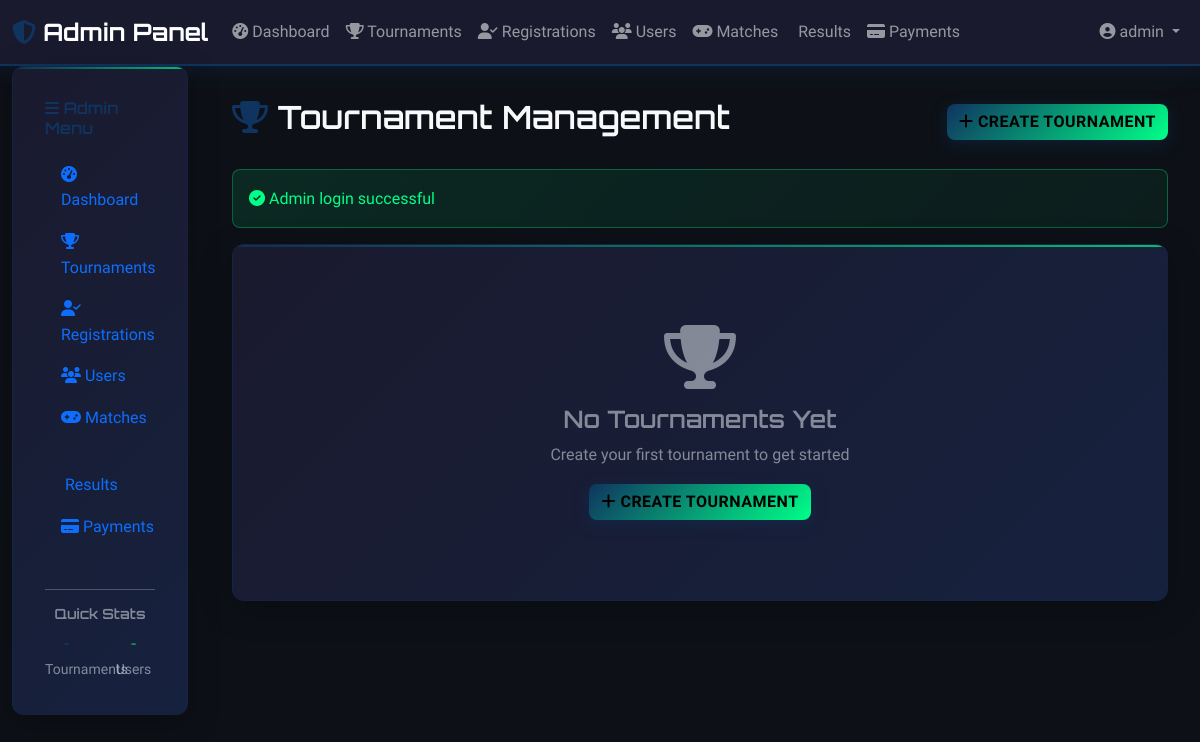
/admin/tournaments.php (signed in), run on an earlier commit of the app's database.
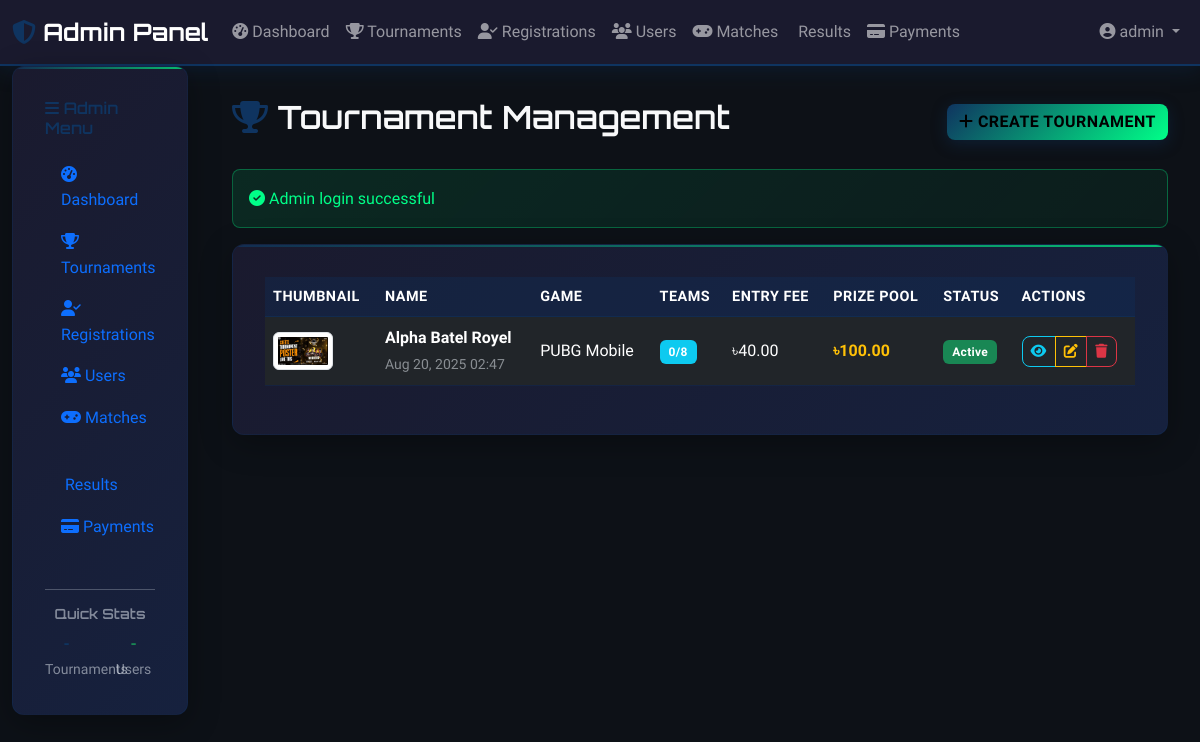
And on a later commit of the database.
### tables this page shows
CREATE TABLE tournaments (
                    id INTEGER PRIMARY KEY AUTOINCREMENT,
                    name VARCHAR(200) NOT NULL,
                    description TEXT,
                    game_type VARCHAR(100) NOT NULL,
                    max_teams INTEGER NOT NULL,
                    entry_fee DECIMAL(10,2) DEFAULT 0,
                    prize_pool DECIMAL(10,2) DEFAULT 0,
                    start_date DATETIME,
                    end_date DATETIME,
                    status VARCHAR(20) DEFAULT 'upcoming',
                    thumbnail VARCHAR(255),
                    created_at DATETIME DEFAULT CURRENT_TIMESTAMP,
                    updated_at DATETIME DEFAULT CURRENT_TIMESTAMP
                );

### includes/functions.php (called while the page is built, shortened)
<?php
function formatTaka($amount) {
    return '৳' . number_format($amount, 2);
}
function getFlashMessage() {
    if (isset($_SESSION['flash_message'])) {
        $message = $_SESSION['flash_message'];
        $type = $_SESSION['flash_type'] ?? 'info';
        return ['message' => $message, 'type' => $type];
    }
    return null;
}
function formatDate($date, $format = 'M d, Y H:i') {
    return date($format, strtotime($date));
}
?>

### admin/tournaments.php (the view, shortened to what this page needs)
<?php
require_once '../config/config.php';
$action = $_GET['action'] ?? 'list';
$success = '';
if ($action === 'list') {
    $stmt = $pdo->query("
        SELECT t.*,
               COUNT(tr.id) as registered_teams,
               (SELECT COUNT(*) FROM matches WHERE tournament_id = t.id) as total_matches
        FROM tournaments t
        LEFT JOIN tournament_registrations tr ON t.id = tr.tournament_id AND tr.status = 'approved'
        GROUP BY t.id
        ORDER BY t.created_at DESC
    ");
    $tournaments = $stmt->fetchAll();
}
$flash = getFlashMessage();
if ($flash) {
    if ($flash['type'] === 'success') $success = $flash['message'];
    else $error = $flash['message'];
}
?>
<!DOCTYPE html>
<html lang="en">
<head>
    <link href="https://cdn.jsdelivr.net/npm/bootstrap@5.3.0/dist/css/bootstrap.min.css" rel="stylesheet">
    <link rel="stylesheet" href="https://cdnjs.cloudflare.com/ajax/libs/font-awesome/6.4.0/css/all.min.css">
    <link rel="stylesheet" href="../assets/css/style.css">
</head>
<body>
    <?php include '../includes/navbar.php'; ?>
    <div class="container-fluid">
        <div class="row">
            <?php include '../includes/sidebar.php'; ?>
            <div class="col-lg-10 main-content">
                <div class="d-flex justify-content-between align-items-center mb-4">
                    <h2 class="text-light">
                        <i class="fas fa-trophy text-accent"></i> Tournament Management
                    </h2>
                    <?php if ($action === 'list'): ?>
                        <a href="?action=create" class="btn btn-accent">
                            <i class="fas fa-plus"></i> Create Tournament
                        </a>
                    <?php else: ?>
                        <a href="?" class="btn btn-outline-light">
                            <i class="fas fa-arrow-left"></i> Back to List
                        </a>
                    <?php endif; ?>
                </div>
                <?php if ($success): ?>
                    <div class="alert alert-success">
                        <i class="fas fa-check-circle"></i> <?= htmlspecialchars($success) ?>
                    </div>
                <?php endif; ?>
                <?php if ($action === 'list'): ?>
                    <div class="gaming-card">
                        <?php if (empty($tournaments)): ?>
                            <div class="text-center text-light-50 py-5">
                                <i class="fas fa-trophy fa-4x mb-3"></i>
                                <h4>No Tournaments Yet</h4>
                                <p>Create your first tournament to get started</p>
                                <a href="?action=create" class="btn btn-accent">
                                    <i class="fas fa-plus"></i> Create Tournament
                                </a>
                            </div>
                        <?php else: ?>
                            <div class="table-responsive">
                                <table class="table table-dark table-hover">
                                    <thead>
                                        <tr>
                                            <th>Thumbnail</th>
                                            <th>Name</th>
                                            <th>Game</th>
                                            <th>Teams</th>
                                            <th>Entry Fee</th>
                                            <th>Prize Pool</th>
                                            <th>Status</th>
                                            <th>Actions</th>
                                        </tr>
                                    </thead>
                                    <tbody>
                                        <?php foreach ($tournaments as $t): ?>
                                            <tr>
                                                <td>
                                                    <?php if (!empty($t['thumbnail'])): ?>
                                                        <img src="../<?= htmlspecialchars($t['thumbnail']) ?>" alt="Tournament thumbnail"
                                                             class="img-thumbnail" style="max-width: 60px; max-height: 40px; object-fit: cover;">
                                                    <?php else: ?>
                                                        <span class="text-light-50"><i class="fas fa-image"></i> No image</span>
                                                    <?php endif; ?>
                                                </td>
                                                <td>
                                                    <strong><?= htmlspecialchars($t['name']) ?></strong>
                                                    <br><small class="text-light-50"><?= formatDate($t['start_date']) ?></small>
                                                </td>
                                                <td><?= htmlspecialchars($t['game_type']) ?></td>
                                                <td>
                                                    <span class="badge bg-info"><?= $t['registered_teams'] ?>/<?= $t['max_teams'] ?></span>
                                                </td>
                                                <td><?= formatTaka($t['entry_fee']) ?></td>
                                                <td class="text-warning fw-bold"><?= formatTaka($t['prize_pool']) ?></td>
                                                <td>
                                                    <span class="badge bg-<?= $t['status'] === 'active' ? 'success' : ($t['status'] === 'upcoming' ? 'info' : 'secondary') ?>">
                                                        <?= ucfirst($t['status']) ?>
                                                    </span>
                                                </td>
                                                <td>
                                                    <div class="btn-group" role="group">
                                                        <a href="?action=view&id=<?= $t['id'] ?>" class="btn btn-sm btn-outline-info">
                                                            <i class="fas fa-eye"></i>
                                                        </a>
                                                        <a href="?action=edit&id=<?= $t['id'] ?>" class="btn btn-sm btn-outline-warning">
                                                            <i class="fas fa-edit"></i>
                                                        </a>
                                                        <a href="?action=delete&id=<?= $t['id'] ?>"
                                                           class="btn btn-sm btn-outline-danger"
                                                           onclick="return confirm('Are you sure you want to delete this tournament?')">
                                                            <i class="fas fa-trash"></i>
                                                        </a>
                                                    </div>
                                                </td>
                                            </tr>
                                        <?php endforeach; ?>
                                    </tbody>
                                </table>
                            </div>
                        <?php endif; ?>
                    </div>
                <?php endif; ?>
            </div>
        </div>
    </div>
</body>
</html>

### includes/navbar.php (shortened to what this page needs)
<nav class="navbar navbar-expand-lg navbar-dark bg-primary">
    <div class="container-fluid">
        <a class="navbar-brand fw-bold" href="dashboard.php">
            <i class="fas fa-shield-alt text-accent"></i> Admin Panel
        </a>
        <div class="collapse navbar-collapse" id="navbarNav">
            <ul class="navbar-nav me-auto">
                <li class="nav-item">
                    <a class="nav-link" href="dashboard.php">
                        <i class="fas fa-tachometer-alt"></i> Dashboard
                    </a>
                </li>
                <li class="nav-item">
                    <a class="nav-link" href="tournaments.php">
                        <i class="fas fa-trophy"></i> Tournaments
                    </a>
                </li>
                <li class="nav-item">
                    <a class="nav-link" href="registrations.php">
                        <i class="fas fa-user-check"></i> Registrations
                    </a>
                </li>
                <li class="nav-item">
                    <a class="nav-link" href="users.php">
                        <i class="fas fa-users"></i> Users
                    </a>
                </li>
                <li class="nav-item">
                    <a class="nav-link" href="matches.php">
                        <i class="fas fa-gamepad"></i> Matches
                    </a>
                </li>
                <li class="nav-item">
                    <a class="nav-link" href="results.php">
                        <i class="fas fa-trophy-star"></i> Results
                    </a>
                </li>
                <li class="nav-item">
                    <a class="nav-link" href="payments.php">
                        <i class="fas fa-credit-card"></i> Payments
                    </a>
                </li>
            </ul>
            <ul class="navbar-nav">
                <li class="nav-item dropdown">
                    <a class="nav-link dropdown-toggle" href="#" id="navbarDropdown" role="button" data-bs-toggle="dropdown">
                        <i class="fas fa-user-circle"></i> <?= htmlspecialchars($_SESSION['admin_username'] ?? 'Admin') ?>
                    </a>
                </li>
            </ul>
        </div>
    </div>
</nav>

### includes/sidebar.php
<div class="col-lg-3 col-xl-2 d-none d-lg-block">
    <div class="gaming-card">
        <h6 class="text-accent mb-3"><i class="fas fa-bars"></i> Admin Menu</h6>
        <nav class="nav flex-column">
            <a class="nav-link <?= basename($_SERVER['PHP_SELF']) === 'dashboard.php' ? 'active' : '' ?>" href="dashboard.php">
                <i class="fas fa-tachometer-alt"></i> Dashboard
            </a>
            <a class="nav-link <?= basename($_SERVER['PHP_SELF']) === 'tournaments.php' ? 'active' : '' ?>" href="tournaments.php">
                <i class="fas fa-trophy"></i> Tournaments
            </a>
            <a class="nav-link <?= basename($_SERVER['PHP_SELF']) === 'registrations.php' ? 'active' : '' ?>" href="registrations.php">
                <i class="fas fa-user-check"></i> Registrations
            </a>
            <a class="nav-link <?= basename($_SERVER['PHP_SELF']) === 'users.php' ? 'active' : '' ?>" href="users.php">
                <i class="fas fa-users"></i> Users
            </a>
            <a class="nav-link <?= basename($_SERVER['PHP_SELF']) === 'matches.php' ? 'active' : '' ?>" href="matches.php">
                <i class="fas fa-gamepad"></i> Matches
            </a>
            <a class="nav-link <?= basename($_SERVER['PHP_SELF']) === 'results.php' ? 'active' : '' ?>" href="results.php">
                <i class="fas fa-trophy-star"></i> Results
            </a>
            <a class="nav-link <?= basename($_SERVER['PHP_SELF']) === 'payments.php' ? 'active' : '' ?>" href="payments.php">
                <i class="fas fa-credit-card"></i> Payments
            </a>
        </nav>
        <hr class="my-3">
        <div class="text-center">
            <h6 class="text-light-50 small mb-2">Quick Stats</h6>
            <div class="row text-center">
                <div class="col-6">
                    <div class="text-accent fw-bold" id="quick-tournaments">-</div>
                    <small class="text-light-50">Tournaments</small>
                </div>
                <div class="col-6">
                    <div class="text-success fw-bold" id="quick-users">-</div>
                    <small class="text-light-50">Users</small>
                </div>
            </div>
        </div>
    </div>
</div>

### assets/css/style.css (style rules this page uses)
:root { --primary: #1a1a2e; --secondary: #16213e; --accent: #0f3460; --success: #00ff88; --warning: #ff6b35; --background: #0d1117; --text: #f0f6fc; --text-50: rgba(240, 246, 252, 0.5); --text-75: rgba(240, 246, 252, 0.75); }
* { box-sizing: border-box; }
body { background: var(--background); color: var(--text); font-family: 'Rajdhani', 'Roboto', sans-serif; line-height: 1.6; }
h1, h2, h3, h4, h5, h6 { font-family: 'Orbitron', monospace; font-weight: 600; }
.text-accent { color: var(--accent) !important; }
.text-light-50 { color: var(--text-50) !important; }
.navbar { background: linear-gradient(135deg, var(--primary) 0%, var(--secondary) 100%) !important; border-bottom: 2px solid var(--accent); box-shadow: 0 4px 20px rgba(15, 52, 96, 0.3); }
.navbar-brand { font-family: 'Orbitron', monospace; font-weight: 700; font-size: 1.5rem; }
.navbar-nav .nav-link { font-weight: 500; transition: all 0.3s ease; position: relative; }
.btn { font-family: 'Rajdhani', sans-serif; font-weight: 600; text-transform: uppercase; letter-spacing: 0.5px; border-radius: 8px; transition: all 0.3s ease; position: relative; overflow: hidden; }
.btn-accent { background: linear-gradient(135deg, var(--accent) 0%, #00ff88 100%); border: none; color: #000; box-shadow: 0 4px 15px rgba(15, 52, 96, 0.4); }
.gaming-card { background: linear-gradient(135deg, var(--primary) 0%, var(--secondary) 100%); border: 1px solid rgba(15, 52, 96, 0.3); border-radius: 12px; padding: 2rem; box-shadow: 0 8px 32px rgba(0, 0, 0, 0.3); position: relative; overflow: hidden; }
.gaming-card:before { content: ''; position: absolute; top: 0; left: 0; right: 0; height: 2px; background: linear-gradient(90deg, var(--accent), var(--success)); opacity: 0.7; }
.table-dark { background-color: transparent; }
.table-dark th { background-color: rgba(15, 52, 96, 0.3); border-color: rgba(15, 52, 96, 0.5); font-weight: 600; text-transform: uppercase; letter-spacing: 0.5px; font-size: 0.9rem; }
.table-dark td { border-color: rgba(15, 52, 96, 0.3); vertical-align: middle; }
.alert { border-radius: 8px; border: none; font-weight: 500; }
.alert-success { background: linear-gradient(135deg, rgba(0, 255, 136, 0.1), rgba(0, 255, 136, 0.05)); color: var(--success); border: 1px solid rgba(0, 255, 136, 0.3); }
.badge { font-weight: 600; letter-spacing: 0.3px; padding: 0.5em 0.75em; }
.main-content { padding: 2rem; min-height: 100vh; }
.gaming-card { animation: fadeInUp 0.6s ease; }
.bg-primary { background: var(--primary) !important; }

What changed in the data, as far as the page shows it:
added tournaments: thumbnail (picture), name "Alpha Batel Royel", start_date "Aug 20, 2025 02:47", game_type "PUBG Mobile", registered_teams "0", max_teams "8", entry_fee "৳40.00", prize_pool "৳100.00", status "Active"
Also different on the page:
text no longer shown: "No Tournaments Yet Create your first tournament to get started CREATE TOURNAMENT"
text now shown: "THUMBNAIL NAME GAME TEAMS ENTRY FEE PRIZE POOL STATUS ACTIONS"
